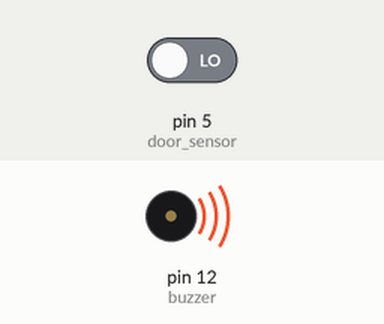
Bench run of a sketch on a simulated Arduino Uno, built with avr-gcc and run on an emulated ATmega328P. On the bench: buzzer (waves = sounding). Inputs (shaded band) come from the test bench; at power-on: pin 5 (door_sensor) LOW.

Above: at 0.1 s.
Timing chart, 0 to 1.6 s (numbered marks = the images above):
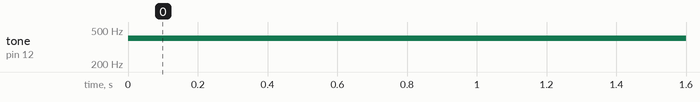

The sketch:

door_sensor_test.ino
```cpp
const int door_sensor = 5;
const int buzzer = 12;
int state = 0;

void setup() {
  // put your setup code here, to run once:
  pinMode(door_sensor, INPUT);
}

void loop() {
  // put your main code here, to run repeatedly:
  state = digitalRead(door_sensor);

  if(state = HIGH)
  {
    tone(buzzer, 400);
  }else
  {
    noTone(buzzer);
  }
}
```

Measured:
- by itself, tone on pin 12 (buzzer): silent → 400 Hz at 0.00 s
